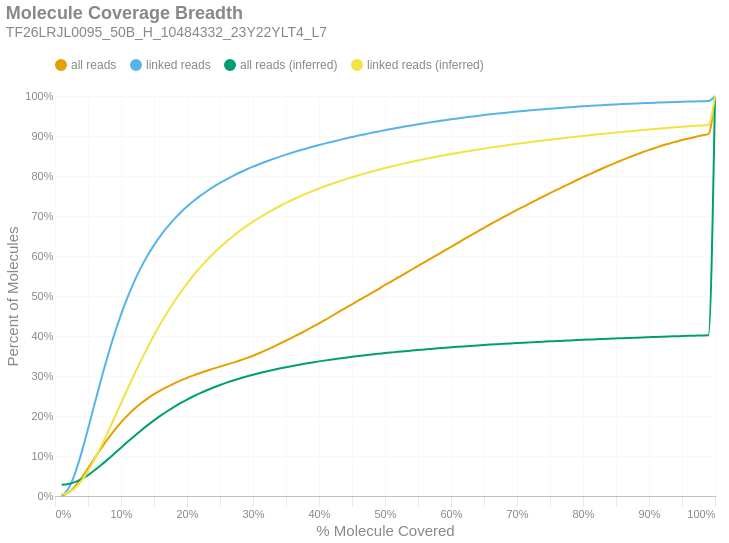

The cell this chart's notebook holds for it:
### Markdown cell above
### Molecule Read Coverage
This chart shows molecule coverage breadth as computed by the number of bases aligned to that molecule. In other words, "*how much of each unique long molecule is actually sequenced/aligned?*" Keep in mind there is a distinction between sequences and alignments, since some sequences belonging to a particular molecule may not align well and wouldn't appear in the alignment data. This chart also shows molecule coverage breadth as computed by the *inferred fragment* from which the aligned sequences originate. Unlike read coverage, this calculation takes into account the total insert size, including unsequenced gaps between the forward and reverse reads. Like the previous figures, these are cumulative percents.

### Code cell
if SKIPLR:
    print_html(f"Skipped")
else:
    binned_df = consolidated_hist(valids['coverage_bp'], mask, 0.01, True)
    binned_df_inf = consolidated_hist(valids['coverage_inserts'], mask, 0.01, True)
    binned_df = binned_df.with_columns(pl.lit(binned_df_inf['all reads (cumsum)']).alias('all reads (inferred)'))
    binned_df = binned_df.with_columns(pl.lit(binned_df_inf['linked reads (cumsum)']).alias('linked reads (inferred)'))
    binned_df = binned_df.with_columns(
        (pl.col('bin').cast(pl.Float64) + 0.01).alias('right_edge')
    )

    with SafeRender(binned_df):
        (
            density_plot(binned_df, 'Molecule Coverage Breadth', samplename, 'molcov', ['all reads (inferred)','linked reads (inferred)'])
            .encode(
                #x=alt.X('bin:Q', title="% Molecule Covered").axis(format = '%').scale(padding=0),
                x=alt.X('right_edge:Q', title="% Molecule Covered").axis(format='%').scale(padding=0),
                y=alt.Y('value:Q', title='Percent of Molecules')
                    .axis(format='%')
                    .stack(False)
                    .scale(domainMin=0, padding=0),
                color=alt.Color("key:N").scale(domain = ["all reads", "linked reads", "all reads (inferred)", "linked reads (inferred)"]),
                tooltip = [
                    alt.Tooltip("key:N", title = "Data Type"),
                    alt.Tooltip("range_label:N", title="% Molecule Covered"),
                    alt.Tooltip("value:Q", format = ".2%", title="% Molecules")
                ]
            )
        ).display()

### Figure 1 — Vega-Lite specification as saved in the notebook (floating-point values rounded to 4 significant figures)
{"width": "container", "height": 400, "config": {"title": {"anchor": "start", "dy": -15, "fontSize": 18, "color": "#888888", "subtitleColor": "#888888", "subtitleFontSize": 14}, "arc": {"fill": "#0072B2"}, "axis": {"domainColor": "#888888", "domainWidth": 0.5, "gridWidth": 0.2, "grid": false, "titleFontWeight": 400, "titleFontSize": 15, "labelFontSize": 11, "labelColor": "#888888", "tickColor": "#888888", "tickWidth": 0.2, "titleColor": "#888888"}, "axisBand": {"grid": false}, "axisX": {"grid": true, "tickSize": 10, "domainCap": "round"}, "axisY": {"domain": false, "grid": true, "tickSize": 0, "domainCap": "round"}, "background": "transparent", "header": {"labelFontSize": 15, "labelColor": "#888888", "titleFontSize": 15, "titleFontWeight": 600, "titleColor": "#888888"}, "legend": {"labelFont": "sans-serif", "labelFontSize": 12, "labelColor": "#888888", "symbolSize": 100, "symbolType": "circle", "titleFontSize": 12, "titlePadding": 10, "titleColor": "#888888", "title": null, "orient": "top"}, "range": {"category": ["#E69F00", "#56B4E9", "#009E73", "#F0E442", "#0072B2", "#D55E00", "#CC79A7", "#000000"], "diverging": ["#cfe8f3", "#a2d4ec", "#73bfe2", "#46abdb", "#1696d2", "#12719e"]}, "area": {"fill": "#0072B2", "fillOpacity": 0.7, "line": true, "strokeOpacity": 0.7}, "line": {"color": "#0072B2", "stroke": "#0072B2", "strokeWidth": 2}, "trail": {"color": "#0072B2", "stroke": "#0072B2", "strokeWidth": 0, "size": 1}, "point": {"filled": true, "fillOpacity": 1.0, "size": 95}, "text": {"color": "#888888", "fontSize": 11, "align": "right", "fontWeight": 400, "size": 11}, "bar": {"fill": "#0072B2", "stroke": null}, "view": {"stroke": null, "continuousWidth": 660, "continuousHeight": 400}}, "data": {"name": "data-272c73e6a6fb604c2ac15fb504e4d166"}, "mark": {"type": "line", "interpolate": "monotone", "point": {"opacity": 0, "size": 275}}, "encoding": {"color": {"field": "key", "scale": {"domain": ["all reads", "linked reads", "all reads (inferred)", "linked reads (inferred)"]}, "type": "nominal"}, "tooltip": [{"field": "key", "title": "Data Type", "type": "nominal"}, {"field": "range_label", "title": "% Molecule Covered", "type": "nominal"}, {"field": "value", "format": ".2%", "title": "% Molecules", "type": "quantitative"}], "x": {"axis": {"format": "%"}, "field": "right_edge", "scale": {"padding": 0}, "title": "% Molecule Covered", "type": "quantitative"}, "y": {"axis": {"format": "%"}, "field": "value", "scale": {"domainMin": 0, "padding": 0}, "stack": false, "title": "Percent of Molecules", "type": "quantitative"}}, "params": [{"name": "param_c36ac31b6afebe62", "select": {"type": "point", "fields": ["key"]}, "bind": "legend"}], "title": {"text": "Molecule Coverage Breadth", "subtitle": "TF26LRJL0095_50B_H_10484332_23Y22YLT4_L7"}, "transform": [{"fold": ["all reads (cumsum)", "linked reads (cumsum)", "all reads (inferred)", "linked reads (inferred)"]}, {"calculate": "replace(datum.key, ' (cumsum)', '')", "as": "key"}, {"filter": {"param": "param_c36ac31b6afebe62"}}], "usermeta": {"embedOptions": {"downloadFileName": "TF26LRJL0095_50B_H_10484332_23Y22YLT4_L7.molcov"}}, "$schema": "https://vega.github.io/schema/vega-lite/v6.4.1.json", "datasets": {"data-272c73e6a6fb604c2ac15fb504e4d166": [{"bin": "0.0", "interval": "0.0-0.01", "all reads": 0.0005486, "linked reads": 0.0009092, "all reads (cumsum)": 0.0005486, "linked reads (cumsum)": 0.0009092, "range_label": "0.0-0.01", "all reads (inferred)": 0.02797, "linked reads (inferred)": 0.004397, "right_edge": 0.01}, {"bin": "0.01", "interval": "0.01-0.02", "all reads": 0.007167, "linked reads": 0.01635, "all reads (cumsum)": 0.007716, "linked reads (cumsum)": 0.01726, "range_label": "0.01-0.02", "all reads (inferred)": 0.02985, "linked reads (inferred)": 0.008213, "right_edge": 0.02}, {"bin": "0.02", "interval": "0.02-0.03", "all reads": 0.01566, "linked reads": 0.03766, "all reads (cumsum)": 0.02337, "linked reads (cumsum)": 0.05491, "range_label": "0.02-0.03", "all reads (inferred)": 0.03456, "linked reads (inferred)": 0.01919, "right_edge": 0.03}, {"bin": "0.03", "interval": "0.03-0.04", "all reads": 0.02125, "linked reads": 0.05228, "all reads (cumsum)": 0.04462, "linked reads (cumsum)": 0.1072, "range_label": "0.03-0.04", "all reads (inferred)": 0.0422, "linked reads (inferred)": 0.03761, "right_edge": 0.04}, {"bin": "0.04", "interval": "0.04-0.05", "all reads": 0.02435, "linked reads": 0.06028, "all reads (cumsum)": 0.06898, "linked reads (cumsum)": 0.1675, "range_label": "0.04-0.05", "all reads (inferred)": 0.0523, "linked reads (inferred)": 0.0622, "right_edge": 0.05}, {"bin": "0.05", "interval": "0.05-0.06", "all reads": 0.02532, "linked reads": 0.06287, "all reads (cumsum)": 0.09429, "linked reads (cumsum)": 0.2303, "range_label": "0.05-0.06", "all reads (inferred)": 0.06422, "linked reads (inferred)": 0.09156, "right_edge": 0.06}, {"bin": "0.06", "interval": "0.06-0.07", "all reads": 0.02483, "linked reads": 0.06173, "all reads (cumsum)": 0.1191, "linked reads (cumsum)": 0.2921, "range_label": "0.06-0.07", "all reads (inferred)": 0.07749, "linked reads (inferred)": 0.1243, "right_edge": 0.07}, {"bin": "0.07", "interval": "0.07-0.08", "all reads": 0.02357, "linked reads": 0.05867, "all reads (cumsum)": 0.1427, "linked reads (cumsum)": 0.3507, "range_label": "0.07-0.08", "all reads (inferred)": 0.09156, "linked reads (inferred)": 0.1592, "right_edge": 0.08}, {"bin": "0.08", "interval": "0.08-0.09", "all reads": 0.02164, "linked reads": 0.05384, "all reads (cumsum)": 0.1643, "linked reads (cumsum)": 0.4046, "range_label": "0.08-0.09", "all reads (inferred)": 0.1061, "linked reads (inferred)": 0.1953, "right_edge": 0.09}, {"bin": "0.09", "interval": "0.09-0.1", "all reads": 0.01971, "linked reads": 0.04901, "all reads (cumsum)": 0.184, "linked reads (cumsum)": 0.4536, "range_label": "0.09-0.1", "all reads (inferred)": 0.1208, "linked reads (inferred)": 0.2319, "right_edge": 0.1}, {"bin": "0.1", "interval": "0.1-0.11", "all reads": 0.01758, "linked reads": 0.04363, "all reads (cumsum)": 0.2016, "linked reads (cumsum)": 0.4972, "range_label": "0.1-0.11", "all reads (inferred)": 0.1354, "linked reads (inferred)": 0.2681, "right_edge": 0.11}, {"bin": "0.11", "interval": "0.11-0.12", "all reads": 0.01569, "linked reads": 0.03888, "all reads (cumsum)": 0.2173, "linked reads (cumsum)": 0.5361, "range_label": "0.11-0.12", "all reads (inferred)": 0.1496, "linked reads (inferred)": 0.3035, "right_edge": 0.12}, {"bin": "0.12", "interval": "0.12-0.13", "all reads": 0.01385, "linked reads": 0.03414, "all reads (cumsum)": 0.2312, "linked reads (cumsum)": 0.5703, "range_label": "0.12-0.13", "all reads (inferred)": 0.1633, "linked reads (inferred)": 0.3376, "right_edge": 0.13}, {"bin": "0.13", "interval": "0.13-0.14", "all reads": 0.01231, "linked reads": 0.03019, "all reads (cumsum)": 0.2435, "linked reads (cumsum)": 0.6004, "range_label": "0.13-0.14", "all reads (inferred)": 0.1765, "linked reads (inferred)": 0.3704, "right_edge": 0.14}, {"bin": "0.14", "interval": "0.14-0.15", "all reads": 0.01099, "linked reads": 0.02678, "all reads (cumsum)": 0.2545, "linked reads (cumsum)": 0.6272, "range_label": "0.14-0.15", "all reads (inferred)": 0.1891, "linked reads (inferred)": 0.4018, "right_edge": 0.15}, {"bin": "0.15", "interval": "0.15-0.16", "all reads": 0.009817, "linked reads": 0.02366, "all reads (cumsum)": 0.2643, "linked reads (cumsum)": 0.6509, "range_label": "0.15-0.16", "all reads (inferred)": 0.2008, "linked reads (inferred)": 0.431, "right_edge": 0.16}, {"bin": "0.16", "interval": "0.16-0.17", "all reads": 0.00881, "linked reads": 0.02103, "all reads (cumsum)": 0.2731, "linked reads (cumsum)": 0.6719, "range_label": "0.16-0.17", "all reads (inferred)": 0.2119, "linked reads (inferred)": 0.4586, "right_edge": 0.17}, {"bin": "0.17", "interval": "0.17-0.18", "all reads": 0.008064, "linked reads": 0.019, "all reads (cumsum)": 0.2811, "linked reads (cumsum)": 0.6909, "range_label": "0.17-0.18", "all reads (inferred)": 0.2223, "linked reads (inferred)": 0.4845, "right_edge": 0.18}, {"bin": "0.18", "interval": "0.18-0.19", "all reads": 0.007417, "linked reads": 0.0172, "all reads (cumsum)": 0.2886, "linked reads (cumsum)": 0.7081, "range_label": "0.18-0.19", "all reads (inferred)": 0.232, "linked reads (inferred)": 0.5086, "right_edge": 0.19}, {"bin": "0.19", "interval": "0.19-0.2", "all reads": 0.006817, "linked reads": 0.01552, "all reads (cumsum)": 0.2954, "linked reads (cumsum)": 0.7236, "range_label": "0.19-0.2", "all reads (inferred)": 0.241, "linked reads (inferred)": 0.5312, "right_edge": 0.2}, {"bin": "0.2", "interval": "0.2-0.21", "all reads": 0.006231, "linked reads": 0.01388, "all reads (cumsum)": 0.3016, "linked reads (cumsum)": 0.7375, "range_label": "0.2-0.21", "all reads (inferred)": 0.2494, "linked reads (inferred)": 0.552, "right_edge": 0.21}, {"bin": "0.21", "interval": "0.21-0.22", "all reads": 0.005826, "linked reads": 0.0127, "all reads (cumsum)": 0.3074, "linked reads (cumsum)": 0.7502, "range_label": "0.21-0.22", "all reads (inferred)": 0.2572, "linked reads (inferred)": 0.5714, "right_edge": 0.22}, {"bin": "0.22", "interval": "0.22-0.23", "all reads": 0.005571, "linked reads": 0.01171, "all reads (cumsum)": 0.313, "linked reads (cumsum)": 0.7619, "range_label": "0.22-0.23", "all reads (inferred)": 0.2644, "linked reads (inferred)": 0.5895, "right_edge": 0.23}, {"bin": "0.23", "interval": "0.23-0.24", "all reads": 0.005328, "linked reads": 0.01078, "all reads (cumsum)": 0.3183, "linked reads (cumsum)": 0.7727, "range_label": "0.23-0.24", "all reads (inferred)": 0.2712, "linked reads (inferred)": 0.6063, "right_edge": 0.24}, {"bin": "0.24", "interval": "0.24-0.25", "all reads": 0.005141, "linked reads": 0.009939, "all reads (cumsum)": 0.3235, "linked reads (cumsum)": 0.7826, "range_label": "0.24-0.25", "all reads (inferred)": 0.2775, "linked reads (inferred)": 0.622, "right_edge": 0.25}, {"bin": "0.25", "interval": "0.25-0.26", "all reads": 0.004966, "linked reads": 0.009197, "all reads (cumsum)": 0.3284, "linked reads (cumsum)": 0.7918, "range_label": "0.25-0.26", "all reads (inferred)": 0.2834, "linked reads (inferred)": 0.6365, "right_edge": 0.26}, {"bin": "0.26", "interval": "0.26-0.27", "all reads": 0.005101, "linked reads": 0.008719, "all reads (cumsum)": 0.3335, "linked reads (cumsum)": 0.8006, "range_label": "0.26-0.27", "all reads (inferred)": 0.2888, "linked reads (inferred)": 0.6501, "right_edge": 0.27}, {"bin": "0.27", "interval": "0.27-0.28", "all reads": 0.00538, "linked reads": 0.008113, "all reads (cumsum)": 0.3389, "linked reads (cumsum)": 0.8087, "range_label": "0.27-0.28", "all reads (inferred)": 0.2939, "linked reads (inferred)": 0.6628, "right_edge": 0.28}, {"bin": "0.28", "interval": "0.28-0.29", "all reads": 0.005663, "linked reads": 0.007492, "all reads (cumsum)": 0.3446, "linked reads (cumsum)": 0.8162, "range_label": "0.28-0.29", "all reads (inferred)": 0.2987, "linked reads (inferred)": 0.6746, "right_edge": 0.29}, {"bin": "0.29", "interval": "0.29-0.3", "all reads": 0.006176, "linked reads": 0.007127, "all reads (cumsum)": 0.3508, "linked reads (cumsum)": 0.8233, "range_label": "0.29-0.3", "all reads (inferred)": 0.3031, "linked reads (inferred)": 0.6857, "right_edge": 0.3}, {"bin": "0.3", "interval": "0.3-0.31", "all reads": 0.006724, "linked reads": 0.006664, "all reads (cumsum)": 0.3575, "linked reads (cumsum)": 0.83, "range_label": "0.3-0.31", "all reads (inferred)": 0.3074, "linked reads (inferred)": 0.6963, "right_edge": 0.31}, {"bin": "0.31", "interval": "0.31-0.32", "all reads": 0.007363, "linked reads": 0.006294, "all reads (cumsum)": 0.3648, "linked reads (cumsum)": 0.8363, "range_label": "0.31-0.32", "all reads (inferred)": 0.3114, "linked reads (inferred)": 0.7062, "right_edge": 0.32}, {"bin": "0.32", "interval": "0.32-0.33", "all reads": 0.00766, "linked reads": 0.005999, "all reads (cumsum)": 0.3725, "linked reads (cumsum)": 0.8423, "range_label": "0.32-0.33", "all reads (inferred)": 0.3151, "linked reads (inferred)": 0.7155, "right_edge": 0.33}, {"bin": "0.33", "interval": "0.33-0.34", "all reads": 0.00775, "linked reads": 0.005675, "all reads (cumsum)": 0.3803, "linked reads (cumsum)": 0.8479, "range_label": "0.33-0.34", "all reads (inferred)": 0.3187, "linked reads (inferred)": 0.7244, "right_edge": 0.34}, {"bin": "0.34", "interval": "0.34-0.35", "all reads": 0.008122, "linked reads": 0.005452, "all reads (cumsum)": 0.3884, "linked reads (cumsum)": 0.8534, "range_label": "0.34-0.35", "all reads (inferred)": 0.322, "linked reads (inferred)": 0.7327, "right_edge": 0.35}, {"bin": "0.35", "interval": "0.35-0.36", "all reads": 0.008298, "linked reads": 0.005235, "all reads (cumsum)": 0.3967, "linked reads (cumsum)": 0.8586, "range_label": "0.35-0.36", "all reads (inferred)": 0.3253, "linked reads (inferred)": 0.7406, "right_edge": 0.36}, {"bin": "0.36", "interval": "0.36-0.37", "all reads": 0.008345, "linked reads": 0.004963, "all reads (cumsum)": 0.405, "linked reads (cumsum)": 0.8636, "range_label": "0.36-0.37", "all reads (inferred)": 0.3283, "linked reads (inferred)": 0.7482, "right_edge": 0.37}, {"bin": "0.37", "interval": "0.37-0.38", "all reads": 0.008648, "linked reads": 0.004751, "all reads (cumsum)": 0.4137, "linked reads (cumsum)": 0.8683, "range_label": "0.37-0.38", "all reads (inferred)": 0.3312, "linked reads (inferred)": 0.7554, "right_edge": 0.38}, {"bin": "0.38", "interval": "0.38-0.39", "all reads": 0.008837, "linked reads": 0.00461, "all reads (cumsum)": 0.4225, "linked reads (cumsum)": 0.8729, "range_label": "0.38-0.39", "all reads (inferred)": 0.3339, "linked reads (inferred)": 0.7622, "right_edge": 0.39}, {"bin": "0.39", "interval": "0.39-0.4", "all reads": 0.009215, "linked reads": 0.004456, "all reads (cumsum)": 0.4317, "linked reads (cumsum)": 0.8774, "range_label": "0.39-0.4", "all reads (inferred)": 0.3366, "linked reads (inferred)": 0.7687, "right_edge": 0.4}, {"bin": "0.4", "interval": "0.4-0.41", "all reads": 0.009266, "linked reads": 0.004139, "all reads (cumsum)": 0.441, "linked reads (cumsum)": 0.8815, "range_label": "0.4-0.41", "all reads (inferred)": 0.3391, "linked reads (inferred)": 0.7748, "right_edge": 0.41}, {"bin": "0.41", "interval": "0.41-0.42", "all reads": 0.00965, "linked reads": 0.00412, "all reads (cumsum)": 0.4506, "linked reads (cumsum)": 0.8857, "range_label": "0.41-0.42", "all reads (inferred)": 0.3414, "linked reads (inferred)": 0.7807, "right_edge": 0.42}, {"bin": "0.42", "interval": "0.42-0.43", "all reads": 0.009578, "linked reads": 0.004065, "all reads (cumsum)": 0.4602, "linked reads (cumsum)": 0.8897, "range_label": "0.42-0.43", "all reads (inferred)": 0.3437, "linked reads (inferred)": 0.7863, "right_edge": 0.43}, {"bin": "0.43", "interval": "0.43-0.44", "all reads": 0.009486, "linked reads": 0.003899, "all reads (cumsum)": 0.4697, "linked reads (cumsum)": 0.8936, "range_label": "0.43-0.44", "all reads (inferred)": 0.3459, "linked reads (inferred)": 0.7917, "right_edge": 0.44}, {"bin": "0.44", "interval": "0.44-0.45", "all reads": 0.00956, "linked reads": 0.003773, "all reads (cumsum)": 0.4793, "linked reads (cumsum)": 0.8974, "range_label": "0.44-0.45", "all reads (inferred)": 0.3479, "linked reads (inferred)": 0.7968, "right_edge": 0.45}, {"bin": "0.45", "interval": "0.45-0.46", "all reads": 0.009528, "linked reads": 0.003689, "all reads (cumsum)": 0.4888, "linked reads (cumsum)": 0.9011, "range_label": "0.45-0.46", "all reads (inferred)": 0.35, "linked reads (inferred)": 0.8018, "right_edge": 0.46}, {"bin": "0.46", "interval": "0.46-0.47", "all reads": 0.009482, "linked reads": 0.003505, "all reads (cumsum)": 0.4983, "linked reads (cumsum)": 0.9046, "range_label": "0.46-0.47", "all reads (inferred)": 0.3519, "linked reads (inferred)": 0.8066, "right_edge": 0.47}, {"bin": "0.47", "interval": "0.47-0.48", "all reads": 0.009605, "linked reads": 0.003384, "all reads (cumsum)": 0.5079, "linked reads (cumsum)": 0.908, "range_label": "0.47-0.48", "all reads (inferred)": 0.3538, "linked reads (inferred)": 0.8112, "right_edge": 0.48}, {"bin": "0.48", "interval": "0.48-0.49", "all reads": 0.009322, "linked reads": 0.003358, "all reads (cumsum)": 0.5172, "linked reads (cumsum)": 0.9113, "range_label": "0.48-0.49", "all reads (inferred)": 0.3555, "linked reads (inferred)": 0.8156, "right_edge": 0.49}, {"bin": "0.49", "interval": "0.49-0.5", "all reads": 0.01035, "linked reads": 0.003309, "all reads (cumsum)": 0.5276, "linked reads (cumsum)": 0.9146, "range_label": "0.49-0.5", "all reads (inferred)": 0.3573, "linked reads (inferred)": 0.8199, "right_edge": 0.5}, {"bin": "0.5", "interval": "0.5-0.51", "all reads": 0.008941, "linked reads": 0.003073, "all reads (cumsum)": 0.5365, "linked reads (cumsum)": 0.9177, "range_label": "0.5-0.51", "all reads (inferred)": 0.3589, "linked reads (inferred)": 0.8239, "right_edge": 0.51}, {"bin": "0.51", "interval": "0.51-0.52", "all reads": 0.009941, "linked reads": 0.00307, "all reads (cumsum)": 0.5464, "linked reads (cumsum)": 0.9208, "range_label": "0.51-0.52", "all reads (inferred)": 0.3605, "linked reads (inferred)": 0.8278, "right_edge": 0.52}, {"bin": "0.52", "interval": "0.52-0.53", "all reads": 0.009512, "linked reads": 0.002909, "all reads (cumsum)": 0.5559, "linked reads (cumsum)": 0.9237, "range_label": "0.52-0.53", "all reads (inferred)": 0.3621, "linked reads (inferred)": 0.8316, "right_edge": 0.53}, {"bin": "0.53", "interval": "0.53-0.54", "all reads": 0.009693, "linked reads": 0.002835, "all reads (cumsum)": 0.5656, "linked reads (cumsum)": 0.9265, "range_label": "0.53-0.54", "all reads (inferred)": 0.3635, "linked reads (inferred)": 0.8353, "right_edge": 0.54}, {"bin": "0.54", "interval": "0.54-0.55", "all reads": 0.009424, "linked reads": 0.002732, "all reads (cumsum)": 0.5751, "linked reads (cumsum)": 0.9293, "range_label": "0.54-0.55", "all reads (inferred)": 0.365, "linked reads (inferred)": 0.8388, "right_edge": 0.55}, {"bin": "0.55", "interval": "0.55-0.56", "all reads": 0.00972, "linked reads": 0.00267, "all reads (cumsum)": 0.5848, "linked reads (cumsum)": 0.9319, "range_label": "0.55-0.56", "all reads (inferred)": 0.3664, "linked reads (inferred)": 0.8422, "right_edge": 0.56}, {"bin": "0.56", "interval": "0.56-0.57", "all reads": 0.009507, "linked reads": 0.002539, "all reads (cumsum)": 0.5943, "linked reads (cumsum)": 0.9345, "range_label": "0.56-0.57", "all reads (inferred)": 0.3678, "linked reads (inferred)": 0.8455, "right_edge": 0.57}, {"bin": "0.57", "interval": "0.57-0.58", "all reads": 0.009351, "linked reads": 0.002494, "all reads (cumsum)": 0.6036, "linked reads (cumsum)": 0.937, "range_label": "0.57-0.58", "all reads (inferred)": 0.3691, "linked reads (inferred)": 0.8487, "right_edge": 0.58}, {"bin": "0.58", "interval": "0.58-0.59", "all reads": 0.00953, "linked reads": 0.002363, "all reads (cumsum)": 0.6132, "linked reads (cumsum)": 0.9393, "range_label": "0.58-0.59", "all reads (inferred)": 0.3704, "linked reads (inferred)": 0.8518, "right_edge": 0.59}, {"bin": "0.59", "interval": "0.59-0.6", "all reads": 0.009751, "linked reads": 0.002369, "all reads (cumsum)": 0.6229, "linked reads (cumsum)": 0.9417, "range_label": "0.59-0.6", "all reads (inferred)": 0.3717, "linked reads (inferred)": 0.8548, "right_edge": 0.6}, {"bin": "0.6", "interval": "0.6-0.61", "all reads": 0.009499, "linked reads": 0.002245, "all reads (cumsum)": 0.6324, "linked reads (cumsum)": 0.9439, "range_label": "0.6-0.61", "all reads (inferred)": 0.3729, "linked reads (inferred)": 0.8576, "right_edge": 0.61}, {"bin": "0.61", "interval": "0.61-0.62", "all reads": 0.00986, "linked reads": 0.002228, "all reads (cumsum)": 0.6423, "linked reads (cumsum)": 0.9462, "range_label": "0.61-0.62", "all reads (inferred)": 0.374, "linked reads (inferred)": 0.8604, "right_edge": 0.62}, {"bin": "0.62", "interval": "0.62-0.63", "all reads": 0.009459, "linked reads": 0.002077, "all reads (cumsum)": 0.6517, "linked reads (cumsum)": 0.9482, "range_label": "0.62-0.63", "all reads (inferred)": 0.3752, "linked reads (inferred)": 0.8632, "right_edge": 0.63}, {"bin": "0.63", "interval": "0.63-0.64", "all reads": 0.009408, "linked reads": 0.002028, "all reads (cumsum)": 0.6612, "linked reads (cumsum)": 0.9503, "range_label": "0.63-0.64", "all reads (inferred)": 0.3763, "linked reads (inferred)": 0.8658, "right_edge": 0.64}, {"bin": "0.64", "interval": "0.64-0.65", "all reads": 0.009122, "linked reads": 0.001995, "all reads (cumsum)": 0.6703, "linked reads (cumsum)": 0.9523, "range_label": "0.64-0.65", "all reads (inferred)": 0.3774, "linked reads (inferred)": 0.8685, "right_edge": 0.65}, {"bin": "0.65", "interval": "0.65-0.66", "all reads": 0.009439, "linked reads": 0.001924, "all reads (cumsum)": 0.6797, "linked reads (cumsum)": 0.9542, "range_label": "0.65-0.66", "all reads (inferred)": 0.3784, "linked reads (inferred)": 0.871, "right_edge": 0.66}, {"bin": "0.66", "interval": "0.66-0.67", "all reads": 0.008862, "linked reads": 0.001795, "all reads (cumsum)": 0.6886, "linked reads (cumsum)": 0.956, "range_label": "0.66-0.67", "all reads (inferred)": 0.3794, "linked reads (inferred)": 0.8734, "right_edge": 0.67}, {"bin": "0.67", "interval": "0.67-0.68", "all reads": 0.008995, "linked reads": 0.001761, "all reads (cumsum)": 0.6976, "linked reads (cumsum)": 0.9577, "range_label": "0.67-0.68", "all reads (inferred)": 0.3804, "linked reads (inferred)": 0.8758, "right_edge": 0.68}, {"bin": "0.68", "interval": "0.68-0.69", "all reads": 0.00877, "linked reads": 0.001673, "all reads (cumsum)": 0.7063, "linked reads (cumsum)": 0.9594, "range_label": "0.68-0.69", "all reads (inferred)": 0.3814, "linked reads (inferred)": 0.8781, "right_edge": 0.69}, {"bin": "0.69", "interval": "0.69-0.7", "all reads": 0.008799, "linked reads": 0.001659, "all reads (cumsum)": 0.7151, "linked reads (cumsum)": 0.9611, "range_label": "0.69-0.7", "all reads (inferred)": 0.3823, "linked reads (inferred)": 0.8804, "right_edge": 0.7}, {"bin": "0.7", "interval": "0.7-0.71", "all reads": 0.008451, "linked reads": 0.001585, "all reads (cumsum)": 0.7236, "linked reads (cumsum)": 0.9627, "range_label": "0.7-0.71", "all reads (inferred)": 0.3832, "linked reads (inferred)": 0.8825, "right_edge": 0.71}, {"bin": "0.71", "interval": "0.71-0.72", "all reads": 0.008377, "linked reads": 0.001465, "all reads (cumsum)": 0.732, "linked reads (cumsum)": 0.9641, "range_label": "0.71-0.72", "all reads (inferred)": 0.3841, "linked reads (inferred)": 0.8846, "right_edge": 0.72}, {"bin": "0.72", "interval": "0.72-0.73", "all reads": 0.008502, "linked reads": 0.001453, "all reads (cumsum)": 0.7405, "linked reads (cumsum)": 0.9656, "range_label": "0.72-0.73", "all reads (inferred)": 0.3849, "linked reads (inferred)": 0.8868, "right_edge": 0.73}, {"bin": "0.73", "interval": "0.73-0.74", "all reads": 0.008304, "linked reads": 0.001415, "all reads (cumsum)": 0.7488, "linked reads (cumsum)": 0.967, "range_label": "0.73-0.74", "all reads (inferred)": 0.3858, "linked reads (inferred)": 0.8888, "right_edge": 0.74}, {"bin": "0.74", "interval": "0.74-0.75", "all reads": 0.008549, "linked reads": 0.001329, "all reads (cumsum)": 0.7573, "linked reads (cumsum)": 0.9683, "range_label": "0.74-0.75", "all reads (inferred)": 0.3866, "linked reads (inferred)": 0.8908, "right_edge": 0.75}, {"bin": "0.75", "interval": "0.75-0.76", "all reads": 0.007908, "linked reads": 0.001257, "all reads (cumsum)": 0.7652, "linked reads (cumsum)": 0.9696, "range_label": "0.75-0.76", "all reads (inferred)": 0.3874, "linked reads (inferred)": 0.8927, "right_edge": 0.76}, {"bin": "0.76", "interval": "0.76-0.77", "all reads": 0.008026, "linked reads": 0.001223, "all reads (cumsum)": 0.7733, "linked reads (cumsum)": 0.9708, "range_label": "0.76-0.77", "all reads (inferred)": 0.3882, "linked reads (inferred)": 0.8947, "right_edge": 0.77}, {"bin": "0.77", "interval": "0.77-0.78", "all reads": 0.007916, "linked reads": 0.001179, "all reads (cumsum)": 0.7812, "linked reads (cumsum)": 0.972, "range_label": "0.77-0.78", "all reads (inferred)": 0.389, "linked reads (inferred)": 0.8966, "right_edge": 0.78}, {"bin": "0.78", "interval": "0.78-0.79", "all reads": 0.007807, "linked reads": 0.001123, "all reads (cumsum)": 0.789, "linked reads (cumsum)": 0.9731, "range_label": "0.78-0.79", "all reads (inferred)": 0.3897, "linked reads (inferred)": 0.8984, "right_edge": 0.79}, {"bin": "0.79", "interval": "0.79-0.8", "all reads": 0.008147, "linked reads": 0.001129, "all reads (cumsum)": 0.7971, "linked reads (cumsum)": 0.9742, "range_label": "0.79-0.8", "all reads (inferred)": 0.3905, "linked reads (inferred)": 0.9002, "right_edge": 0.8}, {"bin": "0.8", "interval": "0.8-0.81", "all reads": 0.007366, "linked reads": 0.001015, "all reads (cumsum)": 0.8045, "linked reads (cumsum)": 0.9752, "range_label": "0.8-0.81", "all reads (inferred)": 0.3912, "linked reads (inferred)": 0.902, "right_edge": 0.81}, {"bin": "0.81", "interval": "0.81-0.82", "all reads": 0.007401, "linked reads": 0.0009948, "all reads (cumsum)": 0.8119, "linked reads (cumsum)": 0.9762, "range_label": "0.81-0.82", "all reads (inferred)": 0.3919, "linked reads (inferred)": 0.9037, "right_edge": 0.82}, {"bin": "0.82", "interval": "0.82-0.83", "all reads": 0.007496, "linked reads": 0.0009412, "all reads (cumsum)": 0.8194, "linked reads (cumsum)": 0.9772, "range_label": "0.82-0.83", "all reads (inferred)": 0.3926, "linked reads (inferred)": 0.9054, "right_edge": 0.83}, {"bin": "0.83", "interval": "0.83-0.84", "all reads": 0.007194, "linked reads": 0.0009146, "all reads (cumsum)": 0.8266, "linked reads (cumsum)": 0.9781, "range_label": "0.83-0.84", "all reads (inferred)": 0.3933, "linked reads (inferred)": 0.907, "right_edge": 0.84}, {"bin": "0.84", "interval": "0.84-0.85", "all reads": 0.006867, "linked reads": 0.0008308, "all reads (cumsum)": 0.8334, "linked reads (cumsum)": 0.9789, "range_label": "0.84-0.85", "all reads (inferred)": 0.394, "linked reads (inferred)": 0.9087, "right_edge": 0.85}, {"bin": "0.85", "interval": "0.85-0.86", "all reads": 0.006804, "linked reads": 0.0008617, "all reads (cumsum)": 0.8403, "linked reads (cumsum)": 0.9798, "range_label": "0.85-0.86", "all reads (inferred)": 0.3946, "linked reads (inferred)": 0.9103, "right_edge": 0.86}, {"bin": "0.86", "interval": "0.86-0.87", "all reads": 0.006539, "linked reads": 0.0007987, "all reads (cumsum)": 0.8468, "linked reads (cumsum)": 0.9806, "range_label": "0.86-0.87", "all reads (inferred)": 0.3953, "linked reads (inferred)": 0.9119, "right_edge": 0.87}, {"bin": "0.87", "interval": "0.87-0.88", "all reads": 0.006432, "linked reads": 0.0007671, "all reads (cumsum)": 0.8532, "linked reads (cumsum)": 0.9814, "range_label": "0.87-0.88", "all reads (inferred)": 0.3959, "linked reads (inferred)": 0.9134, "right_edge": 0.88}, {"bin": "0.88", "interval": "0.88-0.89", "all reads": 0.006036, "linked reads": 0.0006861, "all reads (cumsum)": 0.8593, "linked reads (cumsum)": 0.982, "range_label": "0.88-0.89", "all reads (inferred)": 0.3965, "linked reads (inferred)": 0.9149, "right_edge": 0.89}, {"bin": "0.89", "interval": "0.89-0.9", "all reads": 0.005921, "linked reads": 0.0006706, "all reads (cumsum)": 0.8652, "linked reads (cumsum)": 0.9827, "range_label": "0.89-0.9", "all reads (inferred)": 0.3971, "linked reads (inferred)": 0.9163, "right_edge": 0.9}, {"bin": "0.9", "interval": "0.9-0.91", "all reads": 0.005278, "linked reads": 0.0006214, "all reads (cumsum)": 0.8705, "linked reads (cumsum)": 0.9833, "range_label": "0.9-0.91", "all reads (inferred)": 0.3977, "linked reads (inferred)": 0.9178, "right_edge": 0.91}, {"bin": "0.91", "interval": "0.91-0.92", "all reads": 0.005765, "linked reads": 0.0006077, "all reads (cumsum)": 0.8762, "linked reads (cumsum)": 0.9839, "range_label": "0.91-0.92", "all reads (inferred)": 0.3983, "linked reads (inferred)": 0.9191, "right_edge": 0.92}, {"bin": "0.92", "interval": "0.92-0.93", "all reads": 0.004532, "linked reads": 0.0005447, "all reads (cumsum)": 0.8808, "linked reads (cumsum)": 0.9845, "range_label": "0.92-0.93", "all reads (inferred)": 0.3988, "linked reads (inferred)": 0.9205, "right_edge": 0.93}, {"bin": "0.93", "interval": "0.93-0.94", "all reads": 0.004658, "linked reads": 0.0005314, "all reads (cumsum)": 0.8854, "linked reads (cumsum)": 0.985, "range_label": "0.93-0.94", "all reads (inferred)": 0.3993, "linked reads (inferred)": 0.9217, "right_edge": 0.94}, {"bin": "0.94", "interval": "0.94-0.95", "all reads": 0.004669, "linked reads": 0.00049, "all reads (cumsum)": 0.8901, "linked reads (cumsum)": 0.9855, "range_label": "0.94-0.95", "all reads (inferred)": 0.3998, "linked reads (inferred)": 0.9229, "right_edge": 0.95}, {"bin": "0.95", "interval": "0.95-0.96", "all reads": 0.003659, "linked reads": 0.0004627, "all reads (cumsum)": 0.8937, "linked reads (cumsum)": 0.986, "range_label": "0.95-0.96", "all reads (inferred)": 0.4004, "linked reads (inferred)": 0.9241, "right_edge": 0.96}, {"bin": "0.96", "interval": "0.96-0.97", "all reads": 0.003883, "linked reads": 0.0004328, "all reads (cumsum)": 0.8976, "linked reads (cumsum)": 0.9864, "range_label": "0.96-0.97", "all reads (inferred)": 0.4009, "linked reads (inferred)": 0.9254, "right_edge": 0.97}, {"bin": "0.97", "interval": "0.97-0.98", "all reads": 0.003687, "linked reads": 0.000399, "all reads (cumsum)": 0.9013, "linked reads (cumsum)": 0.9868, "range_label": "0.97-0.98", "all reads (inferred)": 0.4014, "linked reads (inferred)": 0.9265, "right_edge": 0.98}, {"bin": "0.98", "interval": "0.98-0.99", "all reads": 0.003331, "linked reads": 0.0004393, "all reads (cumsum)": 0.9046, "linked reads (cumsum)": 0.9872, "range_label": "0.98-0.99", "all reads (inferred)": 0.4019, "linked reads (inferred)": 0.9278, "right_edge": 0.99}, {"bin": "0.99", "interval": "0.99-1.0", "all reads": 0.09536, "linked reads": 0.01276, "all reads (cumsum)": 1.0, "linked reads (cumsum)": 1.0, "range_label": "0.99-1.0", "all reads (inferred)": 1.0, "linked reads (inferred)": 1.0, "right_edge": 1.0}]}}
